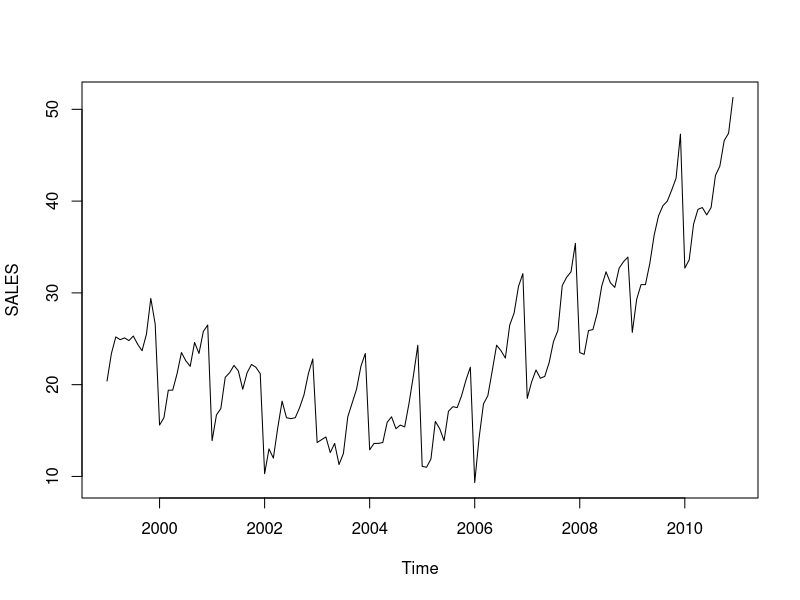
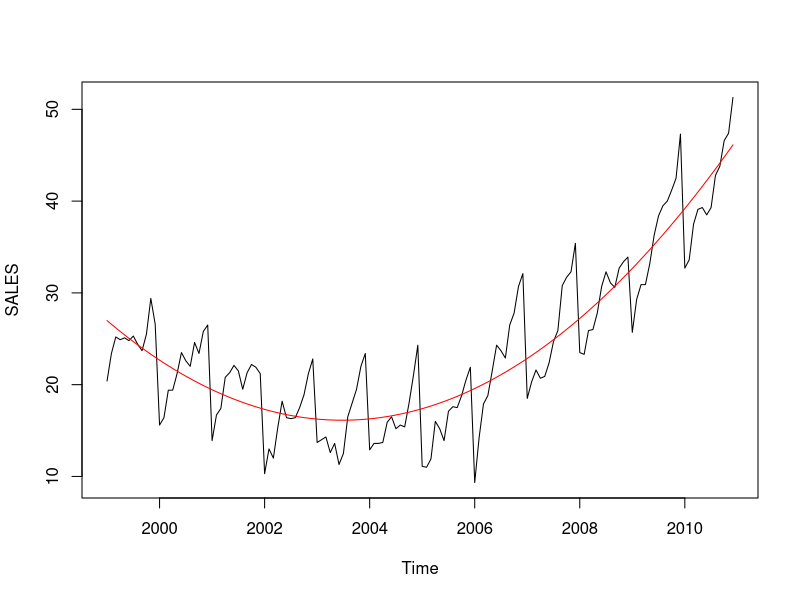
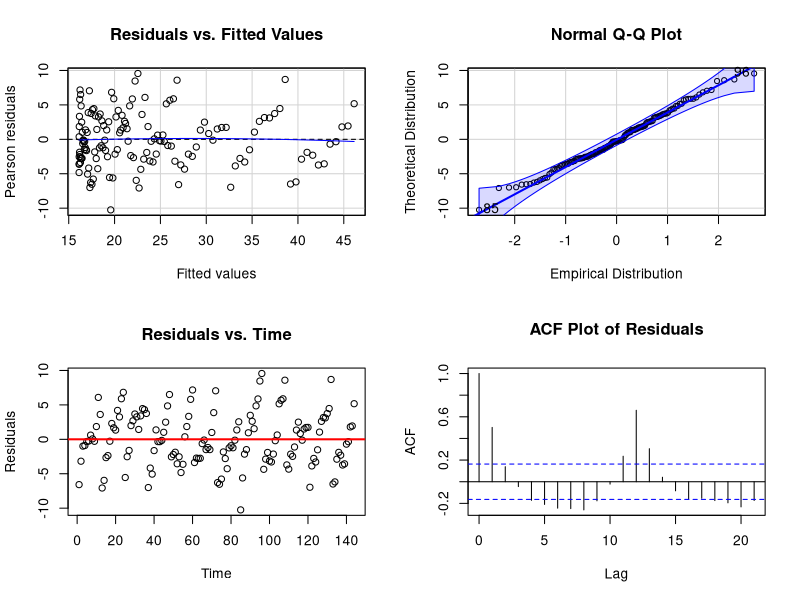
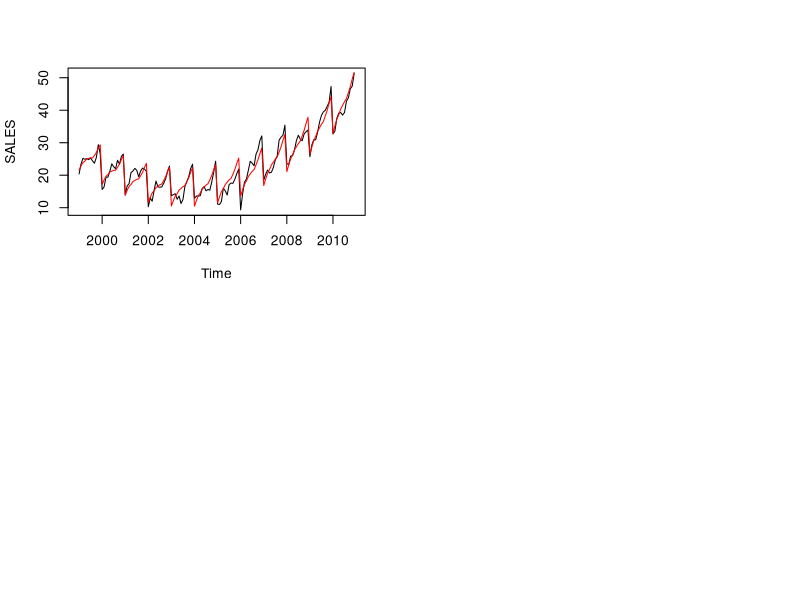
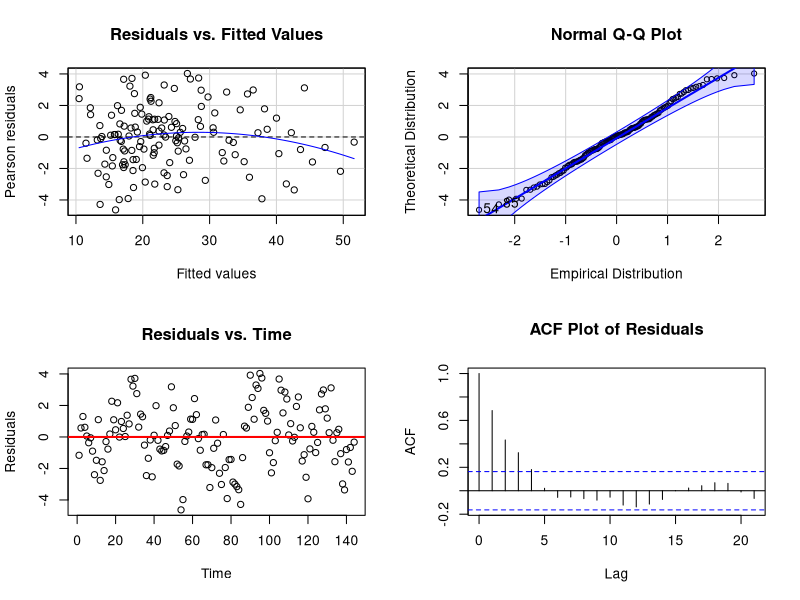
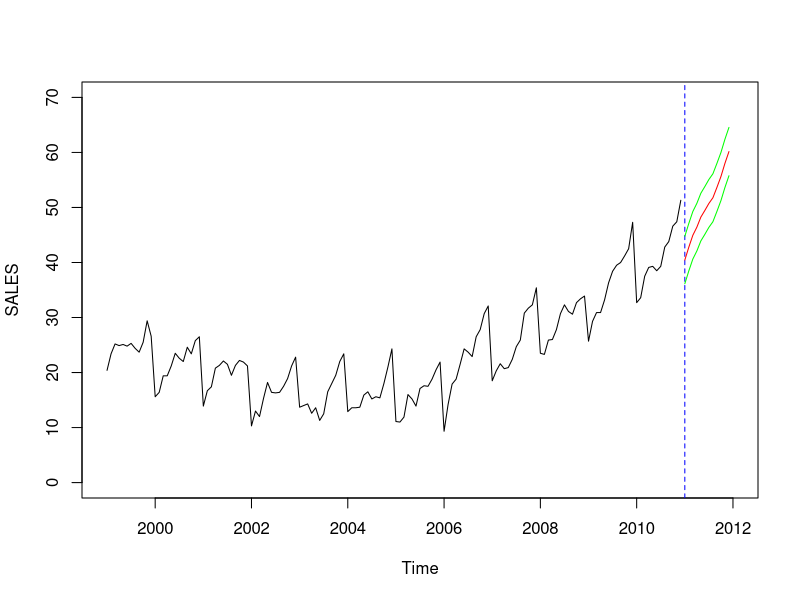

The R source for these figures, in order:
## ---- chunk 1
knitr::opts_chunk$set(echo = TRUE, eval = TRUE, tidy = TRUE,comment = "")
knitr::opts_chunk$set(tidy.opts = list(width.cutoff=60))
## ---- chunk 2
# install.packages("car",repos="http://cran.rstudio.com/" )
library(car)
library(lmtest)
## ---- chunk 3
sales <- read.table('SALES.txt')
sales <- ts(sales, start=1999, frequency=12)
## ---- chunk 4
plot(sales)
t <- time(sales) # Extracting time as the explanatory variate
month <- as.factor(cycle(sales)) # Introducing month as the season

# Model the trend only, as a quadratic
t2 <- t^2
reg1 <- lm(sales~t+t2)
summary(reg1)
plot(sales)
# superimpose the fit of model reg1 on the plot of the data
points(t,predict.lm(reg1),type='l',col='red') 
## ---- chunk 5
# Diagnostic plots for reg1 model

# Dividing the plotting page into 4 panels
par(mfrow=c(2,2)) 
# Plot of fitted values vs residuals
residualPlot(reg1, main = "Residuals vs. Fitted Values")
# qq-plot of residuals
qqPlot(reg1$residuals, distribution='norm', main='Normal Q-Q Plot', xlab='Empirical Distribution', ylab='Theoretical Distribution')
# Plotting the residuals vs time
plot(reg1$residuals, main = "Residuals vs. Time", ylab = "Residuals", xlab = "Time") 
abline(h = 0, col = "red", lwd = 2) # plotting a horizontal line at 0
# Sample acf plot of residuals
acf(reg1$residuals, main = "ACF Plot of Residuals") 
## ---- chunk 6
# Model the trend and seasonal components
reg2 <- lm(sales~t+t2+month)
summary(reg2) 

plot(sales)
# superimpose the fit of model reg2 on the plot of the data
points(t,predict.lm(reg2),type='l',col='red') 
## ---- chunk 7
# Diagnostic plots for reg2 model

# Dividing the plotting page into 4 panels
par(mfrow=c(2,2)) 
# Plot of fitted values vs residuals
residualPlot(reg2, main = "Residuals vs. Fitted Values")
# qq-plot of residuals
qqPlot(reg2$residuals, distribution='norm', main='Normal Q-Q Plot', xlab='Empirical Distribution', ylab='Theoretical Distribution')
# Plotting the residuals vs time
plot(reg2$residuals, main = "Residuals vs. Time", ylab = "Residuals", xlab = "Time") 
abline(h = 0, col = "red", lwd = 2) # plotting a horizontal line at 0
# Sample acf plot of residuals
acf(reg2$residuals, main = "ACF Plot of Residuals") 
## ---- chunk 8
#Prediction in Sales data

# Forecasting for Year 2011
t.new <- seq(2011,2012,length=13)[1:12] 
t2.new <- t.new^2
month.new <- factor(rep(1:12,1)) # Introducing the seasonal value for forecasting

# Putting the values for forecasting into a dataframe
new <- data.frame(t=t.new, t2=t2.new, month=month.new) 

# Computing the prediction as well as the prediction interval
pred <- predict.lm(reg2,new,interval='prediction')

pred

par(mfrow=c(1,1))
# Plotting the data
plot(sales,xlim=c(1999,2012), ylim = c(0,70)) 

# Adding a vertical line at the point where prediction starts
abline(v=2011,col='blue',lty=2) 
# Plotting the predictions
lines(pred[,1]~t.new,type='l',col='red')
# Plotting lower limit of the prediction interval
lines(pred[,2]~t.new,col='green') 
# Plotting upper limit of the  prediction interval
lines(pred[,3]~t.new,col='green') 
